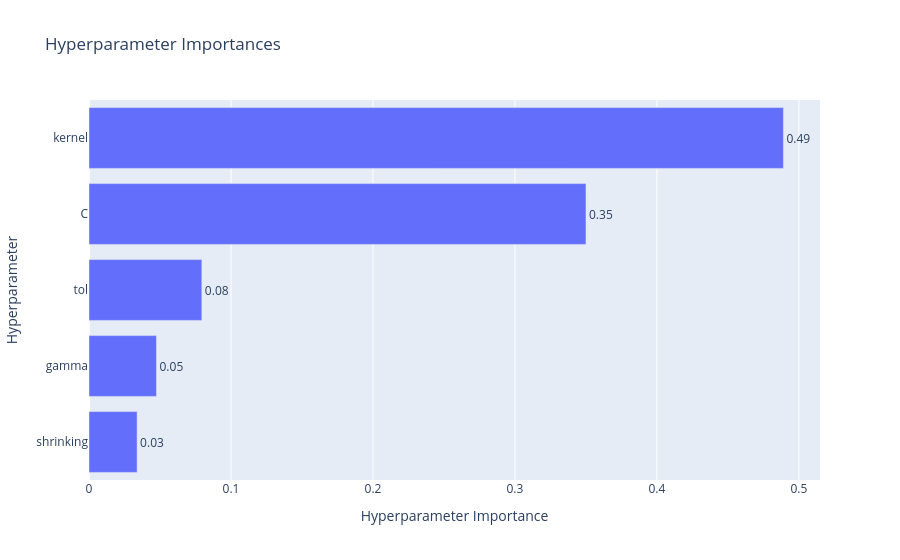
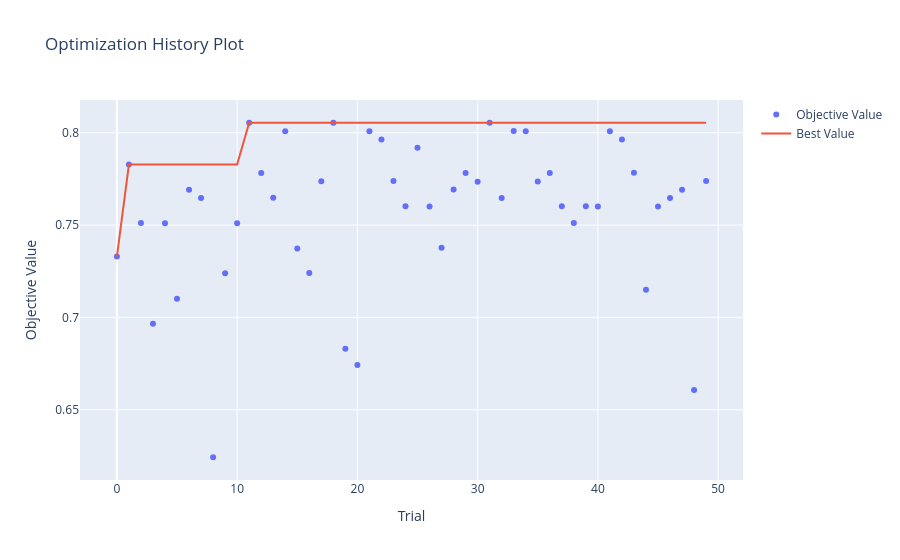

Notebook cell for these charts, in order:
### Code cell
import optuna
fig = optuna.visualization.plot_param_importances(experimento_2.study)
fig.show()

fig = optuna.visualization.plot_optimization_history(experimento_2.study)
fig.show()

### Figure 1 — Plotly figure (JSON) as saved in the notebook; plotly's stock layout.template omitted (floating-point values rounded to 4 significant figures)
{"data": [{"cliponaxis": false, "hovertemplate": ["shrinking (CategoricalDistribution): 0.03389054004396456<extra></extra>", "gamma (CategoricalDistribution): 0.04753538095107754<extra></extra>", "tol (FloatDistribution): 0.0794701924503115<extra></extra>", "C (FloatDistribution): 0.3500142435097161<extra></extra>", "kernel (CategoricalDistribution): 0.4890896430449302<extra></extra>"], "name": "Objective Value", "orientation": "h", "text": ["0.03", "0.05", "0.08", "0.35", "0.49"], "textposition": "outside", "type": "bar", "x": [0.03389, 0.04754, 0.07947, 0.35, 0.4891], "y": ["shrinking", "gamma", "tol", "C", "kernel"]}], "layout": {"title": {"text": "Hyperparameter Importances"}, "xaxis": {"title": {"text": "Hyperparameter Importance"}}, "yaxis": {"title": {"text": "Hyperparameter"}}}}

### Figure 2 — Plotly figure (JSON) as saved in the notebook; plotly's stock layout.template omitted (floating-point values rounded to 4 significant figures)
{"data": [{"mode": "markers", "name": "Objective Value", "type": "scatter", "x": [0, 1, 2, 3, 4, 5, 6, 7, 8, 9, 10, 11, 12, 13, 14, 15, 16, 17, 18, 19, 20, 21, 22, 23, 24, 25, 26, 27, 28, 29, 30, 31, 32, 33, 34, 35, 36, 37, 38, 39, 40, 41, 42, 43, 44, 45, 46, 47, 48, 49], "y": [0.7329, 0.7828, 0.7512, 0.6966, 0.751, 0.7101, 0.7691, 0.7647, 0.6243, 0.7239, 0.751, 0.8054, 0.7783, 0.7648, 0.8009, 0.7374, 0.7241, 0.7738, 0.8054, 0.683, 0.6742, 0.8009, 0.7963, 0.7739, 0.7602, 0.7919, 0.7601, 0.7378, 0.7693, 0.7783, 0.7735, 0.8054, 0.7647, 0.8009, 0.8009, 0.7737, 0.7782, 0.7602, 0.7512, 0.7602, 0.7601, 0.8009, 0.7964, 0.7784, 0.715, 0.76, 0.7647, 0.7692, 0.6607, 0.7739]}, {"mode": "lines", "name": "Best Value", "type": "scatter", "x": [0, 1, 2, 3, 4, 5, 6, 7, 8, 9, 10, 11, 12, 13, 14, 15, 16, 17, 18, 19, 20, 21, 22, 23, 24, 25, 26, 27, 28, 29, 30, 31, 32, 33, 34, 35, 36, 37, 38, 39, 40, 41, 42, 43, 44, 45, 46, 47, 48, 49], "y": [0.7329, 0.7828, 0.7828, 0.7828, 0.7828, 0.7828, 0.7828, 0.7828, 0.7828, 0.7828, 0.7828, 0.8054, 0.8054, 0.8054, 0.8054, 0.8054, 0.8054, 0.8054, 0.8054, 0.8054, 0.8054, 0.8054, 0.8054, 0.8054, 0.8054, 0.8054, 0.8054, 0.8054, 0.8054, 0.8054, 0.8054, 0.8054, 0.8054, 0.8054, 0.8054, 0.8054, 0.8054, 0.8054, 0.8054, 0.8054, 0.8054, 0.8054, 0.8054, 0.8054, 0.8054, 0.8054, 0.8054, 0.8054, 0.8054, 0.8054]}, {"marker": {"color": "#cccccc"}, "mode": "markers", "name": "Infeasible Trial", "showlegend": false, "type": "scatter", "x": [], "y": []}], "layout": {"title": {"text": "Optimization History Plot"}, "xaxis": {"title": {"text": "Trial"}}, "yaxis": {"title": {"text": "Objective Value"}}}}
